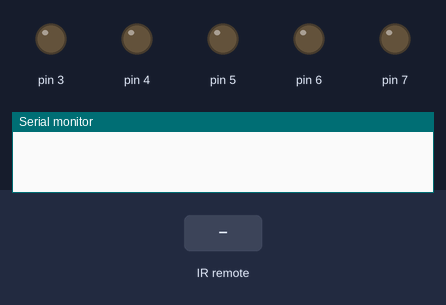
A sketch run on a simulated Arduino Uno, built with avr-gcc and run on an emulated ATmega328P. Parts: output pins drawn as LEDs (lit = HIGH), the last lines printed to the serial monitor. The inputs (shaded band) are chosen by the test bench.

Above: at 2.7 s.
2.8 s: infrared code 0xE0E020DF received
At 3.6 s:
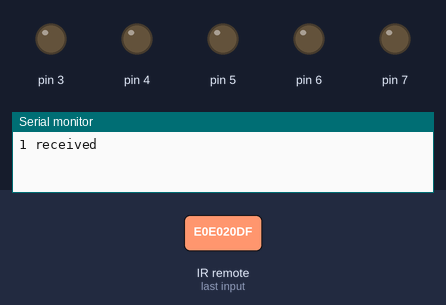
4.4 s: infrared code 0xE0E0A05F received
At 4.8 s:
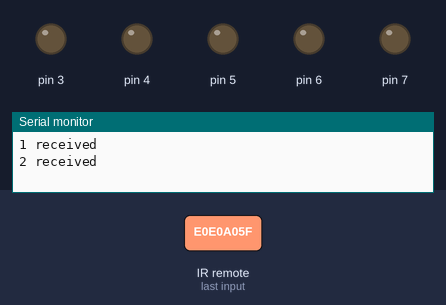
6.0 s: infrared code 0xE0E0609F received
At 7.2 s:
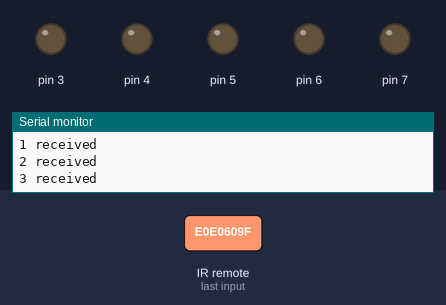
7.6 s: infrared code 0xE0E010EF received
At 8.4 s:
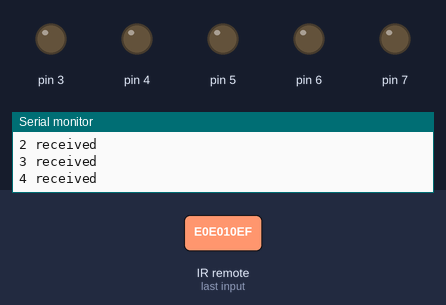
9.2 s: infrared code 0xE0E0906F received
At 9.6 s:
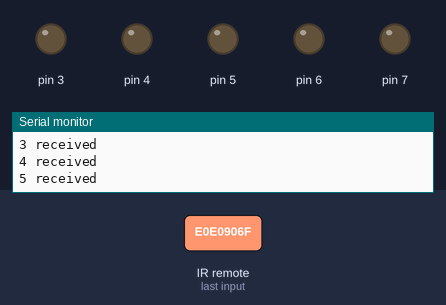
Timing chart, 0 to 11.8 s (numbered marks = the images above; inputs shaded):
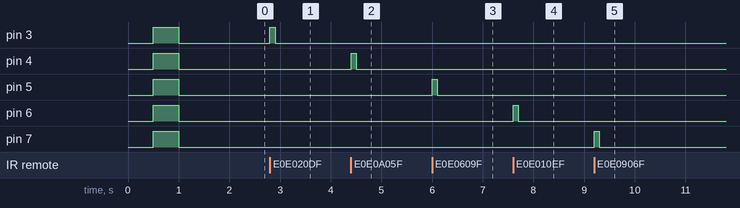

The sketch:

samsungremote.ino
```cpp
// Project 50 – Creating an IR Remote Control Arduino

#include <IRremote.h>
int receiverpin = 2;
IRrecv irrecv(receiverpin);
decode_results results;
void setup()
{
pinMode(3, OUTPUT);
pinMode(4, OUTPUT);
pinMode(5, OUTPUT);
pinMode(6, OUTPUT);
pinMode(7, OUTPUT);
delay(500);
digitalWrite(3, HIGH);
digitalWrite(4, HIGH);
digitalWrite(5, HIGH);
digitalWrite(6, HIGH);
digitalWrite(7, HIGH);
delay(500);
digitalWrite(3, LOW);
digitalWrite(4, LOW);
digitalWrite(5, LOW);
digitalWrite(6, LOW);
digitalWrite(7, LOW);
delay(500);
                            // code above is just testing led functionality
  Serial.begin(9600);       // start serial monitor
  irrecv.enableIRIn();      // start receiver
  for (int z = 3 ; z < 8 ; z++)
  {
    pinMode(z, OUTPUT);
  }
}

void translateIR()
// takes action based on IR code received
// uses Saumsung IR codes from https://github.com/lepiaf/IR-Remote-Code/blob/master/README.md
{
  switch(results.value)
  {
    case 0xE0E020DF:  Serial.println("1 received"); digitalWrite(3, HIGH); delay(100); digitalWrite(3, LOW); break;
    case 0xE0E0A05F:  Serial.println("2 received"); digitalWrite(4, HIGH); delay(100); digitalWrite(4, LOW); break;
    case 0xE0E0609F:  Serial.println("3 received"); digitalWrite(5, HIGH); delay(100); digitalWrite(5, LOW); break;
    case 0xE0E010EF:  Serial.println("4 received"); digitalWrite(6, HIGH); delay(100); digitalWrite(6, LOW); break;
    case 0xE0E0906F:  Serial.println("5 received"); digitalWrite(7, HIGH); delay(100); digitalWrite(7, LOW); break;
    default: Serial.println("received unknown button press!"); break;
  }
}

 void pinOn(int pin) // turns on digital pin "pin" for 1 second
{
  digitalWrite(pin, HIGH);
  delay(1000);
  digitalWrite(pin, LOW);
}

void loop()
{
   if (irrecv.decode(&results))    // have we received an IR signal?
  {
    translateIR();
     for (int z = 0 ; z < 2 ; z++) // ignore the 2nd and 3rd repeated codes
    {
      irrecv.resume();            // receive the next value
    }
  }
}
```

Measured:
- after the input at 2.8 s, pin 3: LOW → HIGH at once, → LOW 0.10 s later
- after the input at 4.4 s, pin 4: LOW → HIGH at once, → LOW 0.10 s later
- after the input at 6.0 s, pin 5: LOW → HIGH at once, → LOW 0.10 s later
- after the input at 7.6 s, pin 6: LOW → HIGH at once, → LOW 0.10 s later
- after the input at 9.2 s, pin 7: LOW → HIGH at once, → LOW 0.10 s later
